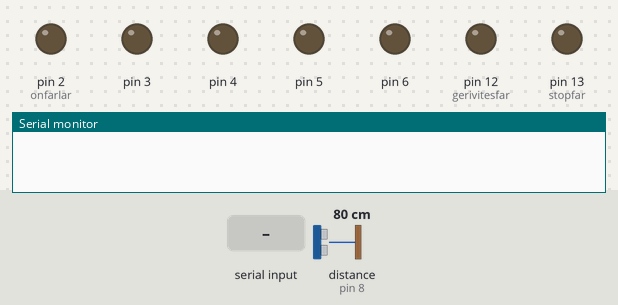
A sketch run on a simulated Arduino Uno, built with avr-gcc and run on an emulated ATmega328P. On the bench: output pins drawn as LEDs (lit = HIGH), the last lines printed to the serial monitor. Wiring (inferred from the names in the program): ultrasonic range finder: trigger pin 9; echo pin 8. Dashed ring = blinking. The test bench sets the inputs (shaded band); at power-on: distance to the obstacle (sensor on pin 8) 80 cm. The echo pulse lasts 58.3 µs per cm; pins used as bus, display or sensor lines are not drawn.

Above: at 1.2 s.
1.3 s: distance to the obstacle (sensor on pin 8) set to 43 cm
2.8 s: distance to the obstacle (sensor on pin 8) set to 38 cm
At 3.08 s:
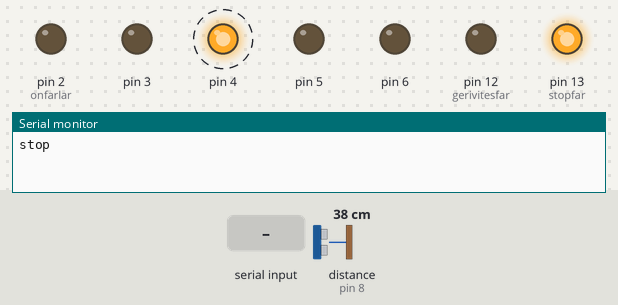
5.8 s: "farlaryansin" received over the second serial link
8.8 s: "farlarsonsun" received over the second serial link
11.8 s: distance to the obstacle (sensor on pin 8) set to 60 cm
At 13.0 s:
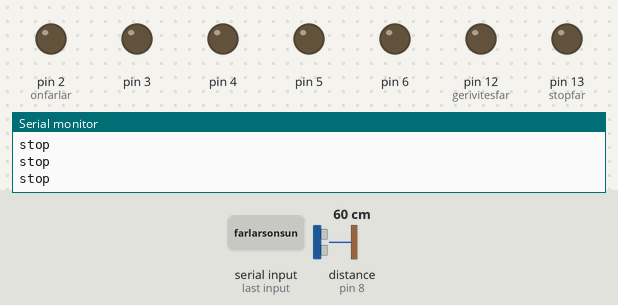
13.3 s: "forward" received over the second serial link
At 14.4 s:
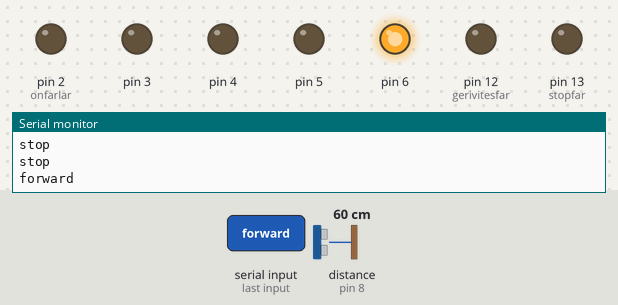
Timing chart, 0 to 15.8 s (numbered marks = the images above; inputs shaded):
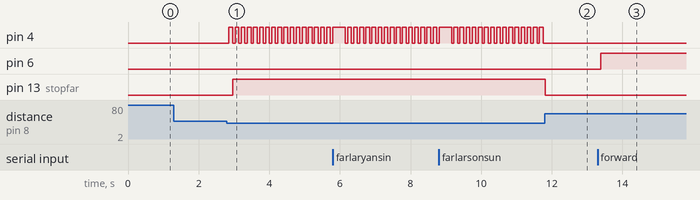

The sketch:

BlueCarduino.ino
```cpp
//s1m0nes1m0neMD 2015 DÜZCE

// Bluetooth ile kumanda edilen kumandalı araba Arduino +Android

#define echoPin 8 // Echo Pin
#define trigPin 9 // Trigger Pin
#define stopfar 13 // Stop Farlar
#define gerivitesfar 12 // gerivites Farlar
#define onfarlar 2 // ön farlar

int duration, distance; // Duration (zamanlama) Mesafenin hesaplanması için sesin saniyede aldığı yol ile ilgili hesap için de mesafe ( used to calculate distance)
#include <SoftwareSerial.h>

SoftwareSerial BT(10, 11); //TX, RX sırasıyla (respetively)
String readdata;

void setup() {
 BT.begin(9600);
 Serial.begin(9600);
  pinMode(3, OUTPUT);
  pinMode(4, OUTPUT);
  pinMode(5, OUTPUT);
  pinMode(6, OUTPUT);
 pinMode(trigPin, OUTPUT);
 pinMode(echoPin, INPUT);
 pinMode(stopfar, OUTPUT); // frene basıldığı zaman yanacak (Stop light when brake is on)
 pinMode(gerivitesfar, OUTPUT); // geriye basıldığı zaman yanacak (revese lights when car goes backward.)
 pinMode(onfarlar, OUTPUT); // ileri gaza basınca ön farlar yansın (head lights when car goes forward)
}
//-----------------------------------------------------------------------//
void loop() {
digitalWrite(trigPin, LOW);
 delayMicroseconds(2);

 digitalWrite(trigPin, HIGH);
 delayMicroseconds(10);

 digitalWrite(trigPin, LOW);
 duration = pulseIn(echoPin, HIGH);

 //Mesafenin hesaplanması için sesin saniyede aldığı yol ile ilgili hesap için de mesafe
 //Calculate the distance (in cm) based on the speed of sound.
 distance = duration/58.2;
 if ( distance< 30) {BT.print(distance);
   BT.print("çok yakın: ");digitalWrite(4, LOW);delay (50);BT.print(distance);
   BT.println("cm"); readdata = "stop"; delay (50);
   }
if ( 30 < distance, distance < 40) { //engel freni
 BT.print("çok yakın: ");digitalWrite(4, HIGH);delay (50);BT.print(distance);
   BT.println("cm"); readdata = "stop"; delay (50);
   }
if (distance> 40) {
 BT.print(distance); BT.println("cm");digitalWrite(stopfar, LOW);readdata="";
  delay(50); }

  while (BT.available()){  //okunacak BT data varsa (Check if there is an available byte to read)
  delay(10); //stabil veri için bir miktar bekleme (Delay added to make thing stable)
  char c = BT.read(); //hadi veriyi okuyalım (Conduct a serial read)
  readdata += c; //ve bu kelimeleri oluşturana kadar karakter ekliyoruz (build the string- "forward", "reverse", "left" and "right")
  }
  if (readdata.length() > 0) {
    Serial.println(readdata);

  if(readdata == "farlaryansin")
  {
  digitalWrite(onfarlar, HIGH);digitalWrite(stopfar, LOW);
     delay(50);
    }
  else  if(readdata == "farlarsonsun")
    {
  digitalWrite(onfarlar, LOW);digitalWrite(stopfar, LOW);
     delay(50);
    }
 else  if(readdata == "forward")
  {
   digitalWrite(4, LOW);
   digitalWrite(6, HIGH);
   digitalWrite(stopfar, LOW);digitalWrite(gerivitesfar, LOW);
   delay(50); ;
  }

  else  if(readdata == "reverse")
  {
   digitalWrite(4, HIGH);
   digitalWrite(6, LOW);digitalWrite(stopfar, LOW);digitalWrite(gerivitesfar, HIGH);
    delay(50);
  }

  else  if (readdata == "right")
  {
    digitalWrite (3,LOW);
    digitalWrite (5,HIGH);digitalWrite(stopfar, LOW);digitalWrite(gerivitesfar, LOW);
    delay (50);
   }

 else  if ( readdata == "left")
 {
   digitalWrite (3, HIGH);
   digitalWrite (5, LOW);digitalWrite(stopfar, LOW);digitalWrite(gerivitesfar, LOW);
   delay (50);
 }

 else  if (readdata == "stop")
 {
   digitalWrite (3, LOW);
   digitalWrite (4, LOW);
   digitalWrite (5, LOW);
   digitalWrite (6, LOW); digitalWrite(stopfar, HIGH);digitalWrite(gerivitesfar, LOW);
   delay (50);
 }
 else
readdata="";}
} // ve değişkeni yenile (Reset the variable)

//s1m0nes1m0neMD 2015 DÜZCE
```

Measured:
- the behaviour switches between 41 and 40 cm on distance to the obstacle (sensor on pin 8) (found by bisection; images 0 and 1)
- after the input at 1.3 s, every drawn part: stays the same
- after the input at 2.8 s, pin 4: alternates HIGH for 0.11 s and LOW for 0.07 s, starting after 0.06 s; pin 13 (stopfar): LOW → HIGH after 0.17 s
- after the input at 11.8 s, pin 4: stops changing and stays LOW; pin 13 (stopfar): HIGH → LOW at once
- after the input at 13.3 s, pin 6: LOW → HIGH after 0.09 s
